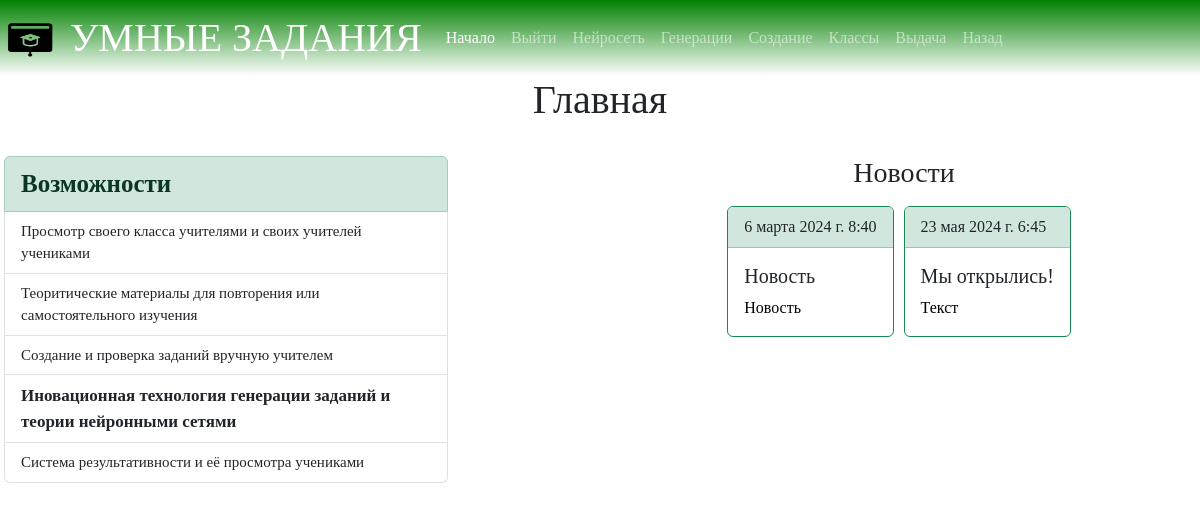
The page / (signed in) on the database its author committed.
### main/models.py (models this page shows, shortened)
class News(models.Model):
    title = models.CharField("Заголовок", max_length=255, default="")
    text = models.TextField("Текст")
    date = models.DateTimeField("Дата", auto_now=True)
    create_user = models.ForeignKey(User, verbose_name="Пользователь", on_delete=models.SET_NULL, blank=True, null=True)
    class Meta:
        verbose_name = 'Новость'
        verbose_name_plural = "Новости"

### main/views.py (the view)
# urls.py: path("", views.index, name="index"),
def index(request):
    news = models.News.objects.all()
    previous_page = request.META.get('HTTP_REFERER')
    return render(request, "index.html", {
        "news": news,
        "previousPage": previous_page
    })

### main/templates/index.html (shortened to what this page needs)
{% extends 'base.html' %}
{% block content %}
    <h1>Главная</h1>
    <br>
    <div class="row">
        <div class="col ps-3">
            <ul class="list-group" style="width: 75%; font-size: 15px;">
                <li class="list-group-item list-group-item-success" style="font-size: 25px; font-weight: bold">
                    Возможности
                </li>
                <li class="list-group-item">Просмотр своего класса учителями и своих учителей учениками</li>
                <li class="list-group-item">Теоритические материалы для повторения или самостоятельного изучения</li>
                <li class="list-group-item">Создание и проверка заданий вручную учителем</li>
                <li class="list-group-item" style="font-size: 17px; font-weight: bold">Иновационная технология генерации
                    заданий
                    и теории
                    нейронными сетями
                </li>
                <li class="list-group-item">Система результативности и её просмотра учениками</li>
            </ul>
            <br>
            <br>
        </div>
        <div class="col list-group" style="width: 75%">
            <h3 class="mb-3" style="align-self: center">Новости</h3>
            <div style="display: flex; align-self: center">
                {% for item in news %}
                    <div class="card border-success mb-3" style=" margin-right:10px ">
                        <div class="card-header" style="background-color: #d1e7dd">{{ item.date }}</div>
                        <div class="card-body">
                            <h5 class=" card-title">{{ item.title }}</h5>
                            <p class="card-text">{{ item.text }}</p>
                        </div>
                    </div>
                {% endfor %}
            </div>
        </div>
    </div>
{% endblock %}

### static/css/main.css (style rules this page uses)
html, body { height: 100%; }
body { margin: 0; background: whitesmoke; }
h1 { font-family: Didot ; color: Green; text-align: center; }
h3 { color: black }
p { color: black }
* { font-family: Verdana; }

### rows shown on the page
News: date "6 марта 2024 г. 8:40", title "Новость", text "Новость"
News: date "23 мая 2024 г. 6:45", title "Мы открылись!", text "Текст"
